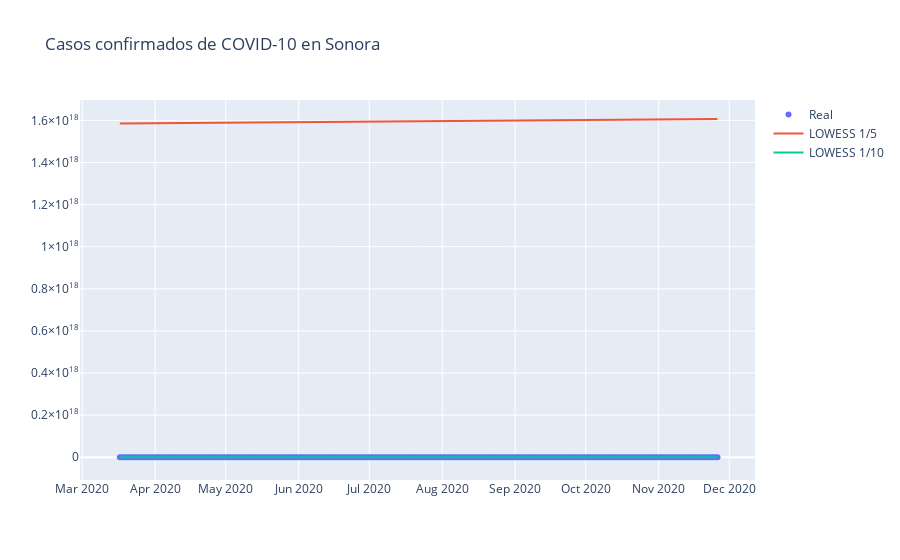

The notebook cell saved with this chart:
### Code cell
fig = go.Figure(
).add_scatter(
    x=confirmados.index,
    y=confirmados["CASOS"],
    mode='markers',
    name="Real"
).add_scatter(
    x=confirmados.index[1:],
    y=l2[:,0],
    hovertemplate="%{y:.1f}",
    name="LOWESS 1/5"
).add_scatter(
    x=confirmados.index[1:],    
    y=l2[:,1],
    hovertemplate="%{y:.1f}",
    name="LOWESS 1/10"
).update_layout(
    title='Casos confirmados de COVID-10 en Sonora',
    hovermode="x"
).show()

### Figure 1 — Plotly figure (JSON) as saved in the notebook; plotly's stock layout.template omitted (floating-point values rounded to 4 significant figures; data arrays with more than 128 entries replaced by an {"elided": "..."} marker saying what was removed)
{"data": [{"mode": "markers", "name": "Real", "type": "scatter", "x": {"elided": "256 str values"}, "y": {"elided": "256 int values"}}, {"hovertemplate": "%{y:.1f}", "name": "LOWESS 1/5", "type": "scatter", "x": {"elided": "255 str values"}, "y": {"elided": "255 int values"}}, {"hovertemplate": "%{y:.1f}", "name": "LOWESS 1/10", "type": "scatter", "x": {"elided": "255 str values"}, "y": {"elided": "255 float values"}}], "layout": {"hovermode": "x", "title": {"text": "Casos confirmados de COVID-10 en Sonora"}}}
